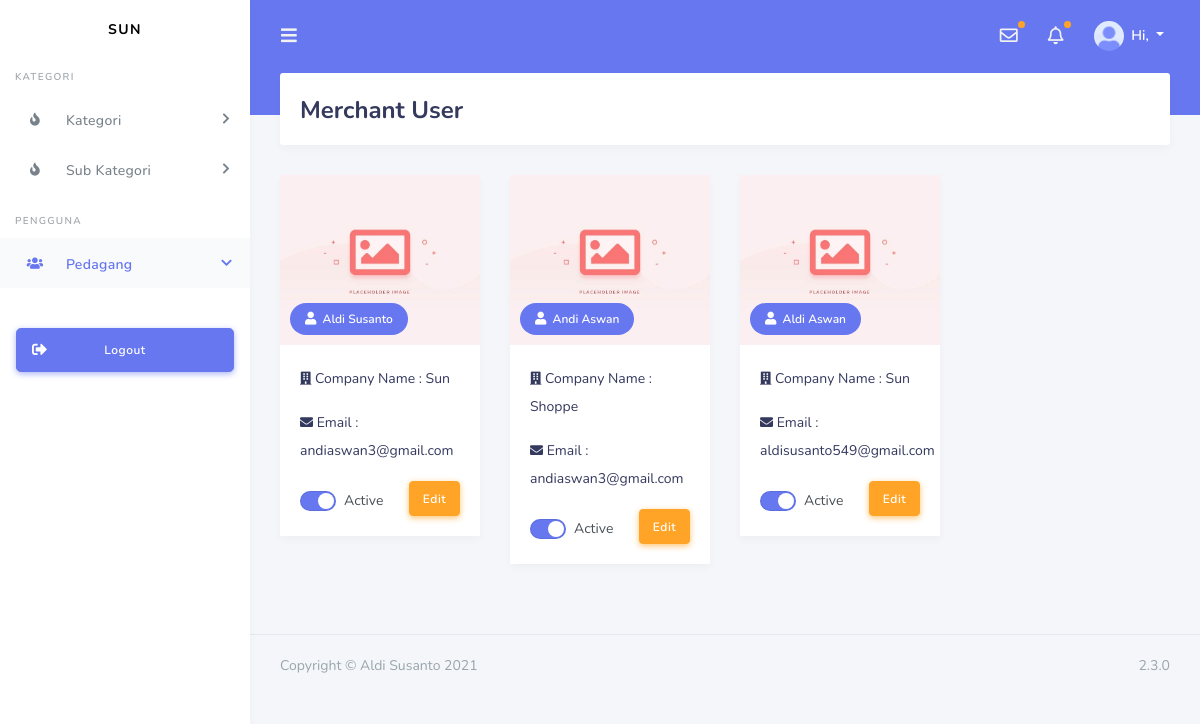
The page /merchant_user_list on the database its author committed.
### ECommerceApp/models.py (models this page shows)
class Merchant(models.Model):
    profile_pic = models.FileField(default="")
    auth_user_id = models.OneToOneField(CustomUser, on_delete=models.CASCADE)
    company_name = models.CharField(max_length=255)
    gst_details = models.CharField(max_length=255)
    address = models.CharField(max_length=255)
    added_by_admin = models.BooleanField(default=False)
    created_at = models.DateTimeField(auto_now_add=True)
    objects = models.Manager()

class CustomUser(AbstractUser):
    user_type_choice = ((1, "Admin"), (2, "Staff"), (3, "Merchant"), (4, "Customer"))
    user_type = models.CharField(max_length=255, default=1, choices=user_type_choice)

### ECommerceApp/admin_views.py (the view)
# urls.py: path('merchant_user_list', admin_views.MerchantUserListView.as_view(), name="merchant_user_list"),
class MerchantUserListView(ListView):
    model = Merchant
    template_name = "admin_templates/merchant_user_list.html"

### ECommerceApp/templates/admin_templates/merchant_user_list.html (shortened to what this page needs)
{% extends 'admin_templates/base_template.html' %}
{% load static %}
{% block title_content %}
Merchant User
{% endblock title_content %}
{% block page_content %}
<div class="row">
    {% for merchant_user in merchant_list %}
    <div class="col-12 col-sm-6 col-md-6 col-lg-3">
        <article class="article article-style-b">
            <div class="article-header ">
                <div class="article-image" data-background="{{ merchant_user.profile_pic }}"
                     style="background-image: url(&quot;../assets/img/news/img15.jpg&quot;);">
                </div>
                <div class="article-badge">
                    <div class="article-badge-item bg-primary"><i class="fas fa-user"></i>
                        {{ merchant_user.auth_user_id.first_name }} {{ merchant_user.auth_user_id.last_name }}
                    </div>
                </div>
            </div>
            <div class="article-details">
                <p><i class="fas fa-building"></i> Company Name : {{ merchant_user.company_name }}</p>
                <p><i class="fas fa-envelope"></i> Email : {{ merchant_user.auth_user_id.email }}</p>
                <div class="article-cta">
                    <label class="custom-switch mt-2" style="float:left; padding-left:0">
                        <span class="custom-switch-indicator"></span>
                        {% if merchant_user.auth_user_id.is_active == 1 %}
                        <span class="custom-switch-description">Active</span>
                        {% endif %}
                    </label>
                    <a href="{% url 'merchant_user_update' merchant_user.auth_user_id.id %}" class="btn btn-warning">Edit</a>
                </div>
            </div>
        </article>
    </div>
    {% endfor %}
</div>
{% endblock page_content %}

### ECommerceApp/templates/admin_templates/base_template.html (shortened to what this page needs)
<!DOCTYPE html>
{% load static %}
<html lang="en">
<head>
    <link rel="stylesheet" href="https://stackpath.bootstrapcdn.com/bootstrap/4.3.1/css/bootstrap.min.css"
>
    <link rel="stylesheet" href="https://use.fontawesome.com/releases/v5.7.2/css/all.css"
>
    <link rel="stylesheet" href="{% static '/css/style.css' %}">
    <link rel="stylesheet" href="{% static '/css/components.css' %}">
</head>
<body>
<div id="app">
    <div class="main-wrapper">
        <div class="navbar-bg"></div>
        {% include 'admin_templates/navbar_template.html' %}
        {% include 'admin_templates/sidebar_template.html' with id=form.instance.id %}
        <div class="main-content">
            <section class="section">
                <div class="section-header">
                    <h1>{% block title_content %}{% endblock title_content %}</h1>
                </div>
                {% block page_content %}
                {% endblock page_content %}
            </section>
        </div>
        {% include 'admin_templates/footer_template.html' %}
    </div>
</div>
</body>
</html>

### ECommerceApp/templates/admin_templates/navbar_template.html (shortened to what this page needs)
{% load static %}
<nav class="navbar navbar-expand-lg main-navbar">
    <form class="form-inline mr-auto">
        <ul class="navbar-nav mr-3">
            <li><a href="#" data-toggle="sidebar" class="nav-link nav-link-lg"><i class="fas fa-bars"></i></a></li>
        </ul>
    </form>
    <ul class="navbar-nav navbar-right">
        <li class="dropdown dropdown-list-toggle"><a href="#" data-toggle="dropdown"
                                                     class="nav-link nav-link-lg message-toggle beep"><i
                class="far fa-envelope"></i></a>
        </li>
        <li class="dropdown dropdown-list-toggle"><a href="#" data-toggle="dropdown"
                                                     class="nav-link notification-toggle nav-link-lg beep"><i
                class="far fa-bell"></i></a>
        </li>
        <li class="dropdown"><a href="#" data-toggle="dropdown"
                                class="nav-link dropdown-toggle nav-link-lg nav-link-user">
            <img alt="image" src="{% static 'img/avatar/avatar-1.png' %}" class="rounded-circle mr-1">
            <div class="d-sm-none d-lg-inline-block">Hi, {{ request.user.username }}</div>
        </a>
        </li>
    </ul>
</nav>

### ECommerceApp/templates/admin_templates/sidebar_template.html (shortened to what this page needs)
<div class="main-sidebar">
    <aside id="sidebar-wrapper">
        <div class="sidebar-brand">
            <a href="index.html">Sun</a>
        </div>
        <ul class="sidebar-menu">
            <li class="menu-header">KATEGORI</li>
            {% url 'category_list' as category_list %}
            {% url 'category_create' as category_create %}
            {% url 'category_update' id as category_update %}
            <li class="dropdown {% if request.path == category_list %} active {% endif %}{% if request.path == category_create %} active {% endif %} {% if request.path == category_update %} active {% endif %}">
                <a href="#" class="nav-link has-dropdown"><i class="fas fa-fire"></i><span>Kategori</span></a>
            </li>
            {% url 'sub_category_list' as sub_category_list %}
            {% url 'sub_category_create' as sub_category_create %}
            {% url 'sub_category_update' id as sub_category_update %}
            <li class="dropdown {% if request.path == sub_category_list %} active {% endif %}{% if request.path == sub_category_create %} active {% endif %} {% if request.path == sub_category_update %} active {% endif %}">
                <a href="#" class="nav-link has-dropdown"><i class="fas fa-fire"></i><span>Sub Kategori</span></a>
            </li>
            <li class="menu-header">Pengguna</li>
            {% url 'merchant_user_list' as merchant_user_list %}
            {% url 'merchant_user_create' as merchant_user_create %}
            {% url 'merchant_user_update' id as merchant_user_update %}
            <li class="dropdown {% if request.path == merchant_user_list %} active {% endif %}{% if request.path == merchant_user_create %} active {% endif %} {% if request.path == merchant_user_update %} active {% endif %}">
                <a href="#" class="nav-link has-dropdown"><i class="fas fa-users"></i><span> Pedagang</span></a>
            </li>
        </ul>
        <div class="mt-4 mb-4 p-3 hide-sidebar-mini">
            <a href="{% url 'admin_logout_process' %}" class="btn btn-primary btn-lg btn-block btn-icon-split">
                <i class="fas fa-sign-out-alt"></i> Logout
            </a>
        </div>
    </aside>
</div>

### ECommerceApp/templates/admin_templates/footer_template.html
<footer class="main-footer">
    <div class="footer-left">
        Copyright &copy; Aldi Susanto 2021
    </div>
    <div class="footer-right">
        2.3.0
    </div>
</footer>

### rows shown on the page
Merchant: auth_user_id.first_name "Aldi", auth_user_id.last_name "Susanto", company_name "Sun", auth_user_id.email "andiaswan3@gmail.com", shows "Active"
Merchant: auth_user_id.first_name "Andi", auth_user_id.last_name "Aswan", company_name "Shoppe", auth_user_id.email "andiaswan3@gmail.com", shows "Active"
Merchant: auth_user_id.first_name "Aldi", auth_user_id.last_name "Aswan", company_name "Sun", auth_user_id.email "aldisusanto549@gmail.com", shows "Active"
